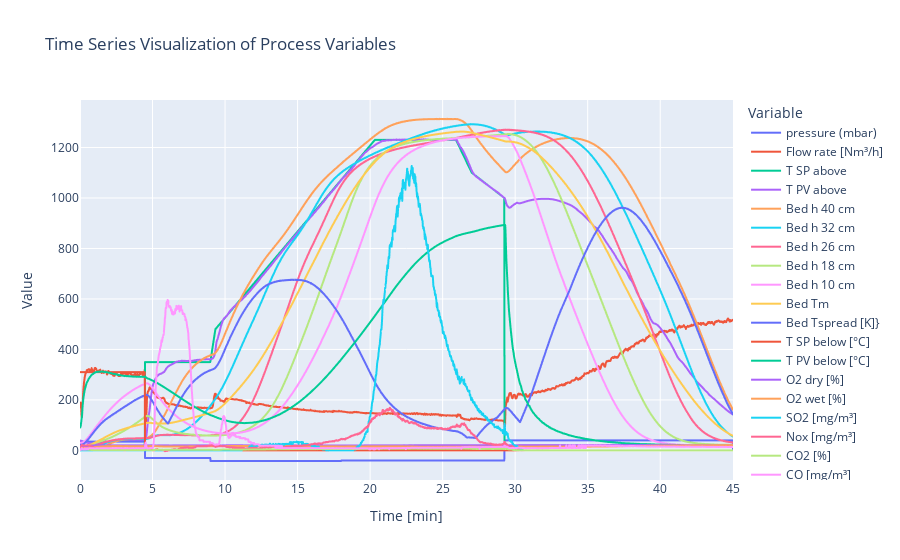

The notebook cell saved with this chart:
### Code cell
# Selecionando as colunas relevantes
cols_to_plot = ['Time [min]', 'pressure (mbar)', 'Flow rate [Nm³/h]', 'T SP above', 'T PV above',
                'Bed h 40 cm', 'Bed h 32 cm', 'Bed h 26 cm', 'Bed h 18 cm', 'Bed h 10 cm',
                'Bed Tm', 'Bed Tspread [K]}', 'T SP below [°C]', 'T PV below [°C]',
                'O2 dry [%]', 'O2 wet [%]', 'SO2 [mg/m³]', 'Nox [mg/m³]', 'CO2 [%]', 'CO [mg/m³]']

df_selected = df[cols_to_plot]

# Criando o gráfico interativo
fig = px.line(df_selected, x='Time [min]', y=cols_to_plot, title='Time Series Visualization of Process Variables',
              labels={'value': 'Value', 'variable': 'Variable'},
              line_shape='linear')

# Exibindo o gráfico
fig.show()

### Figure 1 — Plotly figure (JSON) as saved in the notebook; plotly's stock layout.template omitted (floating-point values rounded to 4 significant figures; data arrays with more than 128 entries replaced by an {"elided": "..."} marker saying what was removed)
{"data": [{"hovertemplate": "Variable=pressure (mbar)<br>Time [min]=%{x}<br>Value=%{y}<extra></extra>", "legendgroup": "pressure (mbar)", "line": {"color": "#636efa", "dash": "solid", "shape": "linear"}, "marker": {"symbol": "circle"}, "mode": "lines", "name": "pressure (mbar)", "showlegend": true, "type": "scattergl", "x": {"elided": "2702 float values"}, "xaxis": "x", "y": {"elided": "2702 int values"}, "yaxis": "y"}, {"hovertemplate": "Variable=Flow rate [Nm³/h]<br>Time [min]=%{x}<br>Value=%{y}<extra></extra>", "legendgroup": "Flow rate [Nm³/h]", "line": {"color": "#EF553B", "dash": "solid", "shape": "linear"}, "marker": {"symbol": "circle"}, "mode": "lines", "name": "Flow rate [Nm³/h]", "showlegend": true, "type": "scattergl", "x": {"elided": "2702 float values"}, "xaxis": "x", "y": {"elided": "2702 float values"}, "yaxis": "y"}, {"hovertemplate": "Variable=T SP above<br>Time [min]=%{x}<br>Value=%{y}<extra></extra>", "legendgroup": "T SP above", "line": {"color": "#00cc96", "dash": "solid", "shape": "linear"}, "marker": {"symbol": "circle"}, "mode": "lines", "name": "T SP above", "showlegend": true, "type": "scattergl", "x": {"elided": "2702 float values"}, "xaxis": "x", "y": {"elided": "2702 float values"}, "yaxis": "y"}, {"hovertemplate": "Variable=T PV above<br>Time [min]=%{x}<br>Value=%{y}<extra></extra>", "legendgroup": "T PV above", "line": {"color": "#ab63fa", "dash": "solid", "shape": "linear"}, "marker": {"symbol": "circle"}, "mode": "lines", "name": "T PV above", "showlegend": true, "type": "scattergl", "x": {"elided": "2702 float values"}, "xaxis": "x", "y": {"elided": "2702 float values"}, "yaxis": "y"}, {"hovertemplate": "Variable=Bed h 40 cm<br>Time [min]=%{x}<br>Value=%{y}<extra></extra>", "legendgroup": "Bed h 40 cm", "line": {"color": "#FFA15A", "dash": "solid", "shape": "linear"}, "marker": {"symbol": "circle"}, "mode": "lines", "name": "Bed h 40 cm", "showlegend": true, "type": "scattergl", "x": {"elided": "2702 float values"}, "xaxis": "x", "y": {"elided": "2702 float values"}, "yaxis": "y"}, {"hovertemplate": "Variable=Bed h 32 cm<br>Time [min]=%{x}<br>Value=%{y}<extra></extra>", "legendgroup": "Bed h 32 cm", "line": {"color": "#19d3f3", "dash": "solid", "shape": "linear"}, "marker": {"symbol": "circle"}, "mode": "lines", "name": "Bed h 32 cm", "showlegend": true, "type": "scattergl", "x": {"elided": "2702 float values"}, "xaxis": "x", "y": {"elided": "2702 float values"}, "yaxis": "y"}, {"hovertemplate": "Variable=Bed h 26 cm<br>Time [min]=%{x}<br>Value=%{y}<extra></extra>", "legendgroup": "Bed h 26 cm", "line": {"color": "#FF6692", "dash": "solid", "shape": "linear"}, "marker": {"symbol": "circle"}, "mode": "lines", "name": "Bed h 26 cm", "showlegend": true, "type": "scattergl", "x": {"elided": "2702 float values"}, "xaxis": "x", "y": {"elided": "2702 float values"}, "yaxis": "y"}, {"hovertemplate": "Variable=Bed h 18 cm<br>Time [min]=%{x}<br>Value=%{y}<extra></extra>", "legendgroup": "Bed h 18 cm", "line": {"color": "#B6E880", "dash": "solid", "shape": "linear"}, "marker": {"symbol": "circle"}, "mode": "lines", "name": "Bed h 18 cm", "showlegend": true, "type": "scattergl", "x": {"elided": "2702 float values"}, "xaxis": "x", "y": {"elided": "2702 float values"}, "yaxis": "y"}, {"hovertemplate": "Variable=Bed h 10 cm<br>Time [min]=%{x}<br>Value=%{y}<extra></extra>", "legendgroup": "Bed h 10 cm", "line": {"color": "#FF97FF", "dash": "solid", "shape": "linear"}, "marker": {"symbol": "circle"}, "mode": "lines", "name": "Bed h 10 cm", "showlegend": true, "type": "scattergl", "x": {"elided": "2702 float values"}, "xaxis": "x", "y": {"elided": "2702 float values"}, "yaxis": "y"}, {"hovertemplate": "Variable=Bed Tm<br>Time [min]=%{x}<br>Value=%{y}<extra></extra>", "legendgroup": "Bed Tm", "line": {"color": "#FECB52", "dash": "solid", "shape": "linear"}, "marker": {"symbol": "circle"}, "mode": "lines", "name": "Bed Tm", "showlegend": true, "type": "scattergl", "x": {"elided": "2702 float values"}, "xaxis": "x", "y": {"elided": "2702 float values"}, "yaxis": "y"}, {"hovertemplate": "Variable=Bed Tspread [K]}<br>Time [min]=%{x}<br>Value=%{y}<extra></extra>", "legendgroup": "Bed Tspread [K]}", "line": {"color": "#636efa", "dash": "solid", "shape": "linear"}, "marker": {"symbol": "circle"}, "mode": "lines", "name": "Bed Tspread [K]}", "showlegend": true, "type": "scattergl", "x": {"elided": "2702 float values"}, "xaxis": "x", "y": {"elided": "2702 float values"}, "yaxis": "y"}, {"hovertemplate": "Variable=T SP below [°C]<br>Time [min]=%{x}<br>Value=%{y}<extra></extra>", "legendgroup": "T SP below [°C]", "line": {"color": "#EF553B", "dash": "solid", "shape": "linear"}, "marker": {"symbol": "circle"}, "mode": "lines", "name": "T SP below [°C]", "showlegend": true, "type": "scattergl", "x": {"elided": "2702 float values"}, "xaxis": "x", "y": {"elided": "2702 int values"}, "yaxis": "y"}, {"hovertemplate": "Variable=T PV below [°C]<br>Time [min]=%{x}<br>Value=%{y}<extra></extra>", "legendgroup": "T PV below [°C]", "line": {"color": "#00cc96", "dash": "solid", "shape": "linear"}, "marker": {"symbol": "circle"}, "mode": "lines", "name": "T PV below [°C]", "showlegend": true, "type": "scattergl", "x": {"elided": "2702 float values"}, "xaxis": "x", "y": {"elided": "2702 float values"}, "yaxis": "y"}, {"hovertemplate": "Variable=O2 dry [%]<br>Time [min]=%{x}<br>Value=%{y}<extra></extra>", "legendgroup": "O2 dry [%]", "line": {"color": "#ab63fa", "dash": "solid", "shape": "linear"}, "marker": {"symbol": "circle"}, "mode": "lines", "name": "O2 dry [%]", "showlegend": true, "type": "scattergl", "x": {"elided": "2702 float values"}, "xaxis": "x", "y": {"elided": "2702 float values"}, "yaxis": "y"}, {"hovertemplate": "Variable=O2 wet [%]<br>Time [min]=%{x}<br>Value=%{y}<extra></extra>", "legendgroup": "O2 wet [%]", "line": {"color": "#FFA15A", "dash": "solid", "shape": "linear"}, "marker": {"symbol": "circle"}, "mode": "lines", "name": "O2 wet [%]", "showlegend": true, "type": "scattergl", "x": {"elided": "2702 float values"}, "xaxis": "x", "y": {"elided": "2702 float values"}, "yaxis": "y"}, {"hovertemplate": "Variable=SO2 [mg/m³]<br>Time [min]=%{x}<br>Value=%{y}<extra></extra>", "legendgroup": "SO2 [mg/m³]", "line": {"color": "#19d3f3", "dash": "solid", "shape": "linear"}, "marker": {"symbol": "circle"}, "mode": "lines", "name": "SO2 [mg/m³]", "showlegend": true, "type": "scattergl", "x": {"elided": "2702 float values"}, "xaxis": "x", "y": {"elided": "2702 float values"}, "yaxis": "y"}, {"hovertemplate": "Variable=Nox [mg/m³]<br>Time [min]=%{x}<br>Value=%{y}<extra></extra>", "legendgroup": "Nox [mg/m³]", "line": {"color": "#FF6692", "dash": "solid", "shape": "linear"}, "marker": {"symbol": "circle"}, "mode": "lines", "name": "Nox [mg/m³]", "showlegend": true, "type": "scattergl", "x": {"elided": "2702 float values"}, "xaxis": "x", "y": {"elided": "2702 float values"}, "yaxis": "y"}, {"hovertemplate": "Variable=CO2 [%]<br>Time [min]=%{x}<br>Value=%{y}<extra></extra>", "legendgroup": "CO2 [%]", "line": {"color": "#B6E880", "dash": "solid", "shape": "linear"}, "marker": {"symbol": "circle"}, "mode": "lines", "name": "CO2 [%]", "showlegend": true, "type": "scattergl", "x": {"elided": "2702 float values"}, "xaxis": "x", "y": {"elided": "2702 float values"}, "yaxis": "y"}, {"hovertemplate": "Variable=CO [mg/m³]<br>Time [min]=%{x}<br>Value=%{y}<extra></extra>", "legendgroup": "CO [mg/m³]", "line": {"color": "#FF97FF", "dash": "solid", "shape": "linear"}, "marker": {"symbol": "circle"}, "mode": "lines", "name": "CO [mg/m³]", "showlegend": true, "type": "scattergl", "x": {"elided": "2702 float values"}, "xaxis": "x", "y": {"elided": "2702 float values"}, "yaxis": "y"}], "layout": {"legend": {"title": {"text": "Variable"}, "tracegroupgap": 0}, "title": {"text": "Time Series Visualization of Process Variables"}, "xaxis": {"anchor": "y", "domain": [0, 1], "title": {"text": "Time [min]"}}, "yaxis": {"anchor": "x", "domain": [0, 1], "title": {"text": "Value"}}}}
